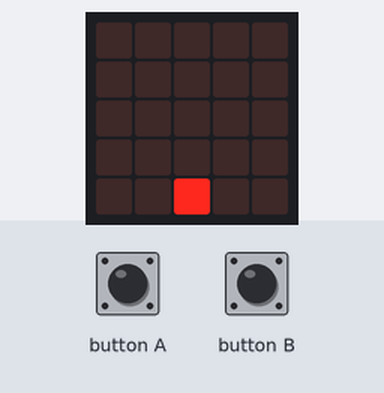
Simulated run of this program. Board: BBC micro:bit running MicroPython. On the bench: the board's 5×5 LED display. Inputs (shaded band) come from the test bench.

Above: at 1.2 s.
1.3 s: button A pressed for 1 s
At 2.3 s:
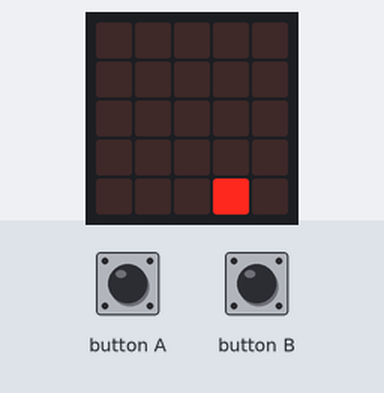
3.8 s: button B pressed for 3.2 s
At 7.8 s:
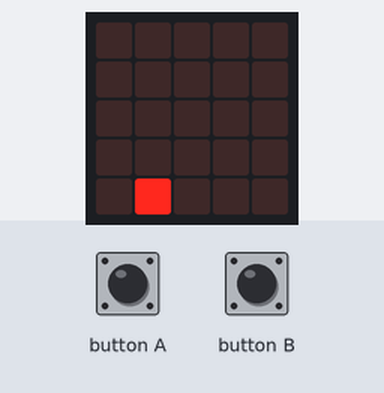
8.5 s: button B pressed for 0.15 s
At 9.0 s:
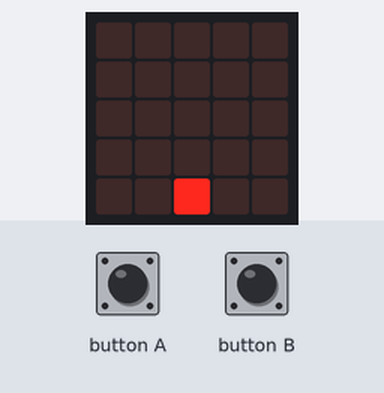
10.1 s: button B pressed for 1 s
At 10.47 s:
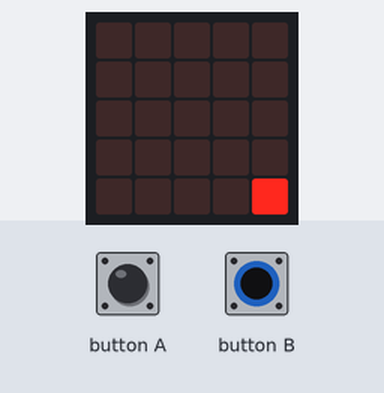
Timing chart, 0 to 13.1 s (numbered marks = the images above; inputs shaded):
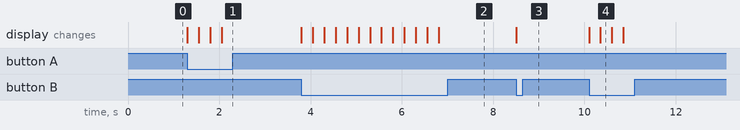

Measured:
- after the input at 1.3 s, the display: first changes at once (image 1 shows a later state)
- after the input at 3.8 s, the display: first changes at once (image 2 shows a later state)
- after the input at 8.5 s, the display: changes at once (image 3)
- after the input at 10.1 s, the display: first changes at once (image 4 shows a later state)

The program:

move_pt.py
```python
import microbit

def make_image(led_location):
    """Takes in a location for which pixel should be turned on on the bottom row.
        Returns a micro:bit Image object to display.
        Note that the location of the pixels should be one of:
            01234"""
    upper_portion_of_grid = "00000:00000:00000:00000:"
    possible_bottom_row_values = ["90000", "09000", "00900", "00090", "00009"]
    image_string = upper_portion_of_grid + possible_bottom_row_values[led_location]

    # to understand what this function is doing, uncomment the print statement below
    # print(image_string)

    return microbit.Image(image_string)

x_cor = 2
current_image = make_image(x_cor)
microbit.display.show(current_image)

while True:
    if microbit.button_a.is_pressed():
        x_cor -= 1
        x_cor = x_cor % 5
        current_image = make_image(x_cor)
        microbit.display.show(current_image)
        microbit.sleep(250)

    if microbit.button_b.is_pressed():
        x_cor += 1
        x_cor = x_cor % 5
        current_image = make_image(x_cor)
        microbit.display.show(current_image)
        microbit.sleep(250)
```
